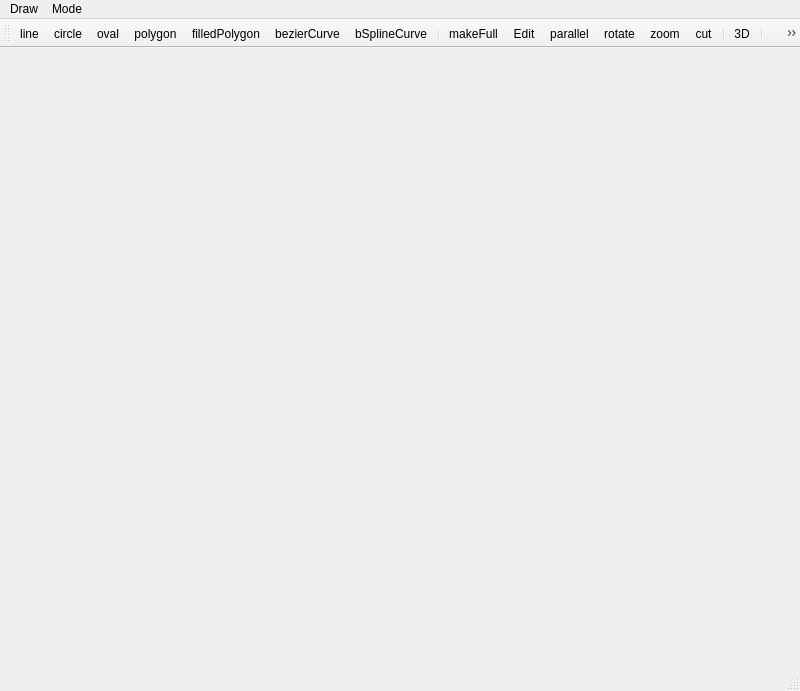
<?xml version="1.0" encoding="UTF-8"?>
<ui version="4.0">
 <class>MainWindow</class>
 <widget class="QMainWindow" name="MainWindow">
  <property name="geometry">
   <rect>
    <x>0</x>
    <y>0</y>
    <width>800</width>
    <height>691</height>
   </rect>
  </property>
  <property name="windowTitle">
   <string>Graphic System</string>
  </property>
  <widget class="GLWidget" name="centralWidget">
   <widget class="GLWidget" name="widget" native="true">
    <property name="enabled">
     <bool>true</bool>
    </property>
    <property name="geometry">
     <rect>
      <x>0</x>
      <y>0</y>
      <width>800</width>
      <height>600</height>
     </rect>
    </property>
    <property name="sizePolicy">
     <sizepolicy hsizetype="Preferred" vsizetype="Preferred">
      <horstretch>0</horstretch>
      <verstretch>0</verstretch>
     </sizepolicy>
    </property>
   </widget>
  </widget>
  <widget class="QMenuBar" name="menuBar">
   <property name="geometry">
    <rect>
     <x>0</x>
     <y>0</y>
     <width>800</width>
     <height>26</height>
    </rect>
   </property>
   <widget class="QMenu" name="menuDraw">
    <property name="title">
     <string>Draw</string>
    </property>
    <addaction name="actionline"/>
    <addaction name="actioncircle"/>
    <addaction name="actionoval"/>
    <addaction name="actionpolygon"/>
    <addaction name="actionfilledPolygon"/>
    <addaction name="actionbezierCurve"/>
    <addaction name="actionbSplineCurve"/>
   </widget>
   <widget class="QMenu" name="menuMode">
    <property name="title">
     <string>Mode</string>
    </property>
    <addaction name="actionEdit"/>
    <addaction name="actionparallel"/>
    <addaction name="actionrotate"/>
    <addaction name="actionzoom"/>
    <addaction name="actionsave"/>
   </widget>
   <addaction name="menuDraw"/>
   <addaction name="menuMode"/>
  </widget>
  <widget class="QToolBar" name="mainToolBar">
   <attribute name="toolBarArea">
    <enum>TopToolBarArea</enum>
   </attribute>
   <attribute name="toolBarBreak">
    <bool>false</bool>
   </attribute>
   <addaction name="actionline"/>
   <addaction name="actioncircle"/>
   <addaction name="actionoval"/>
   <addaction name="actionpolygon"/>
   <addaction name="actionfilledPolygon"/>
   <addaction name="actionbezierCurve"/>
   <addaction name="actionbSplineCurve"/>
   <addaction name="separator"/>
   <addaction name="actionmakeFull"/>
   <addaction name="actionEdit"/>
   <addaction name="actionparallel"/>
   <addaction name="actionrotate"/>
   <addaction name="actionzoom"/>
   <addaction name="actioncut"/>
   <addaction name="separator"/>
   <addaction name="action3D"/>
   <addaction name="separator"/>
   <addaction name="actionsave"/>
  </widget>
  <widget class="QStatusBar" name="statusBar">
   <property name="toolTip">
    <string/>
   </property>
   <property name="statusTip">
    <string/>
   </property>
  </widget>
  <action name="actionline">
   <property name="icon">
    <iconset resource="icon.qrc">
     <normaloff>:/icon/images/直线.svg</normaloff>:/icon/images/直线.svg</iconset>
   </property>
   <property name="text">
    <string>line</string>
   </property>
  </action>
  <action name="actioncircle">
   <property name="icon">
    <iconset resource="icon.qrc">
     <normaloff>:/icon/images/圆.svg</normaloff>:/icon/images/圆.svg</iconset>
   </property>
   <property name="text">
    <string>circle</string>
   </property>
  </action>
  <action name="actionoval">
   <property name="icon">
    <iconset resource="icon.qrc">
     <normaloff>:/icon/images/椭圆.svg</normaloff>:/icon/images/椭圆.svg</iconset>
   </property>
   <property name="text">
    <string>oval</string>
   </property>
  </action>
  <action name="actionpolygon">
   <property name="icon">
    <iconset resource="icon.qrc">
     <normaloff>:/icon/images/多边形.svg</normaloff>:/icon/images/多边形.svg</iconset>
   </property>
   <property name="text">
    <string>polygon</string>
   </property>
  </action>
  <action name="actionfilledPolygon">
   <property name="icon">
    <iconset resource="icon.qrc">
     <normaloff>:/icon/images/填充多边形.svg</normaloff>:/icon/images/填充多边形.svg</iconset>
   </property>
   <property name="text">
    <string>filledPolygon</string>
   </property>
  </action>
  <action name="actionEdit">
   <property name="icon">
    <iconset resource="icon.qrc">
     <normaloff>:/icon/images/edit.svg</normaloff>:/icon/images/edit.svg</iconset>
   </property>
   <property name="text">
    <string>Edit</string>
   </property>
  </action>
  <action name="actionparallel">
   <property name="icon">
    <iconset resource="icon.qrc">
     <normaloff>:/icon/images/平移.svg</normaloff>:/icon/images/平移.svg</iconset>
   </property>
   <property name="text">
    <string>parallel</string>
   </property>
  </action>
  <action name="actionrotate">
   <property name="icon">
    <iconset resource="icon.qrc">
     <normaloff>:/icon/images/旋转.svg</normaloff>:/icon/images/旋转.svg</iconset>
   </property>
   <property name="text">
    <string>rotate</string>
   </property>
  </action>
  <action name="actionzoom">
   <property name="icon">
    <iconset resource="icon.qrc">
     <normaloff>:/icon/images/缩放.svg</normaloff>:/icon/images/缩放.svg</iconset>
   </property>
   <property name="text">
    <string>zoom</string>
   </property>
  </action>
  <action name="actionmakeFull">
   <property name="icon">
    <iconset resource="icon.qrc">
     <normaloff>:/icon/images/填充颜色.svg</normaloff>:/icon/images/填充颜色.svg</iconset>
   </property>
   <property name="text">
    <string>makeFull</string>
   </property>
  </action>
  <action name="actioncut">
   <property name="icon">
    <iconset resource="icon.qrc">
     <normaloff>:/icon/images/裁剪.svg</normaloff>:/icon/images/裁剪.svg</iconset>
   </property>
   <property name="text">
    <string>cut</string>
   </property>
  </action>
  <action name="action3D">
   <property name="icon">
    <iconset resource="icon.qrc">
     <normaloff>:/icon/images/3d.svg</normaloff>:/icon/images/3d.svg</iconset>
   </property>
   <property name="text">
    <string>3D</string>
   </property>
  </action>
  <action name="actionsave">
   <property name="icon">
    <iconset resource="icon.qrc">
     <normaloff>:/icon/images/保存.svg</normaloff>:/icon/images/保存.svg</iconset>
   </property>
   <property name="text">
    <string>save</string>
   </property>
  </action>
  <action name="actionbezierCurve">
   <property name="icon">
    <iconset resource="icon.qrc">
     <normaloff>:/icon/images/曲线.svg</normaloff>:/icon/images/曲线.svg</iconset>
   </property>
   <property name="text">
    <string>bezierCurve</string>
   </property>
  </action>
  <action name="actionbSplineCurve">
   <property name="icon">
    <iconset resource="icon.qrc">
     <normaloff>:/icon/images/曲线图.svg</normaloff>:/icon/images/曲线图.svg</iconset>
   </property>
   <property name="text">
    <string>bSplineCurve</string>
   </property>
  </action>
 </widget>
 <layoutdefault spacing="6" margin="11"/>
 <customwidgets>
  <customwidget>
   <class>GLWidget</class>
   <extends>QWidget</extends>
   <header>glwidget.h</header>
   <container>1</container>
  </customwidget>
 </customwidgets>
 <resources>
  <include location="icon.qrc"/>
 </resources>
 <connections/>
</ui>
